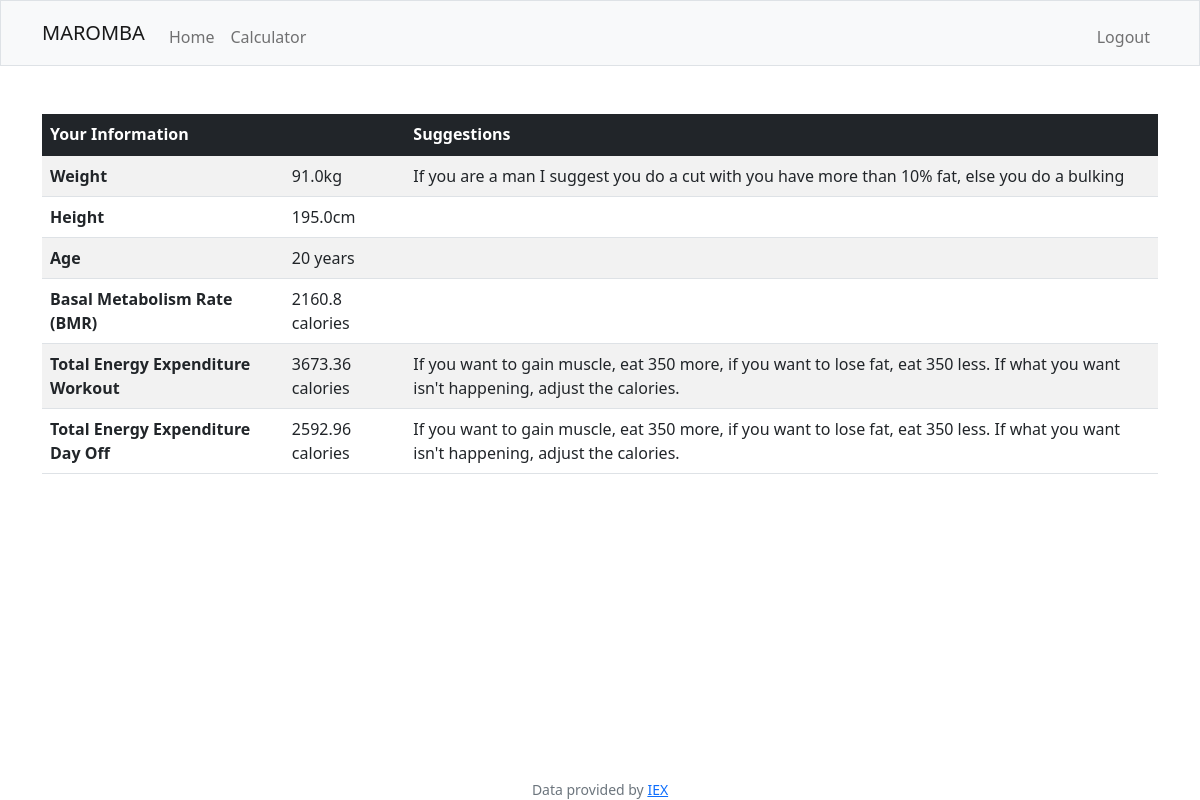
Page / (signed in) on the earlier database version.
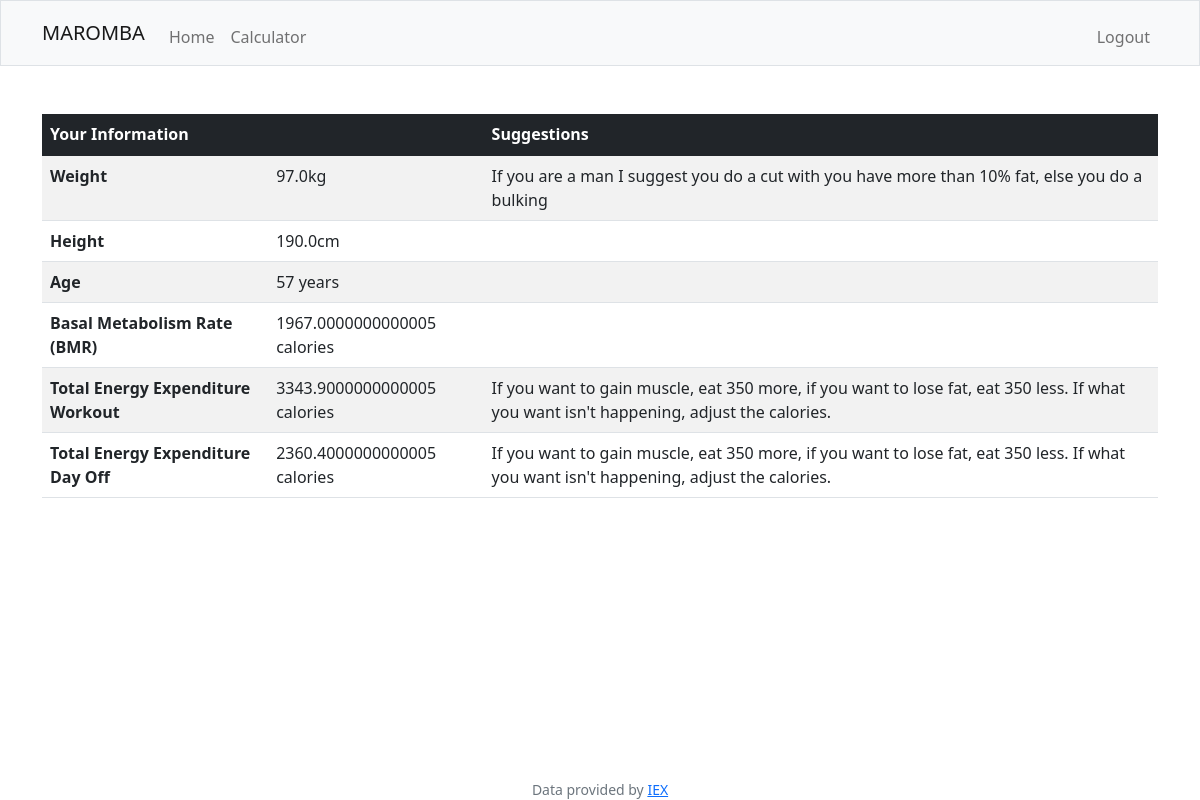
Same page on the later database version.
### app/models/tables.py (models this page shows, shortened)
class Info(db.Model, UserMixin):
    __tablename__ = "infos"
    id = db.Column(db.Integer, primary_key=True, unique=True, nullable=False)
    height = db.Column(db.Float, nullable=False)
    weight = db.Column(db.Float, nullable=False)
    age = db.Column(db.Integer, nullable=False)
    gender = db.Column(db.String(1), nullable=False)
    tmb = db.Column(db.Integer, nullable=False)
    get_workout = db.Column(db.Integer, nullable=False)
    get_off = db.Column(db.Integer, nullable=False)
    protein = db.Column(db.Float, nullable=False)
    fat = db.Column(db.Float, nullable=False)
    user_id = db.Column(db.Integer, db.ForeignKey("users.id"), unique=True, nullable=False)
    user = db.relationship("User", foreign_keys=user_id)

### app/controllers/default.py (the view)
@app.route("/", methods=["GET", "POST"])
@login_required
def index():
    user_info = Info.query.filter_by(user_id=current_user.id).first()
    """if request.methods == "POST":
        pass"""
    return render_template("index.html", info=user_info)

### app/controllers/default.py (called while the page is built)
@lm.user_loader
def load_user(id):
    return User.query.filter_by(id=id).first()

### app/models/tables.py (called while the page is built)
    @property
    def is_authenticated(self):
        return True

### app/templates/index.html (shortened to what this page needs)
{% extends "layout.html" %}
{% block main %}
    <table class="table table-striped text-start">
        <thead class="table-dark">
            <tr>
                <th scope="col">Your Information</th>
                <th scope="col"></th>
                <th scope="col">Suggestions</th>
            </tr>
        </thead>
        <tbody>
            <tr>
                <th scope="row">Weight</th>
                <td>{{ info.weight }}kg</td>
                <td>If you are a man I suggest you do a cut with you have more than 10% fat, else you do a bulking</td>
            </tr>
            <tr>
                <th scope="row">Height</th>
                <td>{{ info.height }}cm</td>
                <td></td>
            </tr>
            <tr>
                <th scope="row">Age</th>
                <td>{{ info.age }} years</td>
                <td></td>
            </tr>
            <tr>
                <th scope="row">Basal Metabolism Rate (BMR)</th>
                <td>{{ info.tmb }} calories</td>
                <td></td>
            </tr>
            <tr>
                <th scope="row">Total Energy Expenditure Workout</th>
                <td>{{ info.get_workout }} calories</td>
                <td>If you want to gain muscle, eat 350 more, if you want to lose fat, eat 350 less. If what you want isn't happening, adjust the calories.</td>
            </tr>
            <tr>
                <th scope="row">Total Energy Expenditure Day Off</th>
                <td>{{ info.get_off }} calories</td>
                <td>If you want to gain muscle, eat 350 more, if you want to lose fat, eat 350 less. If what you want isn't happening, adjust the calories.</td>
            </tr>
        </tbody>
    </table>
{% endblock %}

### app/templates/layout.html (shortened to what this page needs)
<!DOCTYPE html>
<html lang="pt-br">
    <head>
        <link href="https://cdn.jsdelivr.net/npm/bootstrap@5.1.3/dist/css/bootstrap.min.css" rel="stylesheet">
        <link href="/static/styles.css" rel="stylesheet">
    </head>
    <body>
        <nav class="bg-light border navbar navbar-expand-md navbar-light">
            <div class="container">
                <a class="navbar-brand" href="/">MAROMBA</a>
                <div class="collapse navbar-collapse" id="navbar">
                    {% if current_user.is_authenticated %}
                        <ul class="navbar-nav me-auto mt-2">
                            <li class="nav-item"><a class="nav-link" href="/">Home</a></li>
                            <li class="nav-item"><a class="nav-link" href="/calculator">Calculator</a></li>
                        </ul>
                        <ul class="navbar-nav ms-auto mt-2">
                            <li class="nav-item"><a class="nav-link" href="/logout">Logout</a></li>
                        </ul>
                    {% else %}
                        <ul class="navbar-nav ms-auto mt-2">
                            <li class="nav-item"><a class="nav-link" href="/register">Register</a></li>
                            <li class="nav-item"><a class="nav-link" href="/login">Login</a></li>
                        </ul>
                    {% endif %}
                </div>
            </div>
        </nav>
        <main class="container py-5 text-center">
            {% block main %}{% endblock %}
        </main>
        <footer class="container fixed-bottom small text-center text-muted">
            Data provided by <a href="https://iexcloud.io/">IEX</a>
        </footer>
    </body>
</html>

Differences in the rows shown:
removed Info: weight "91.0", height "195.0", age "20", tmb "2160.8", get_workout "3673.36", get_off "2592.96"
added Info: weight "97.0", height "190.0", age "57", tmb "1967.0000000000005", get_workout "3343.9000000000005", get_off "2360.4000000000005"
